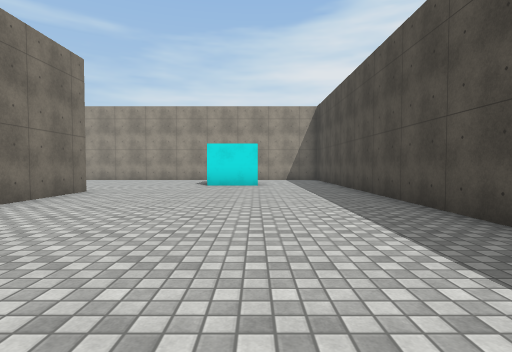
view 1 (above)

20 first-person views from a walk through a 3-D level made in the Unity game engine. The camera is 1.2 m above the floor, tilts 2° down and sees 80° across. The floor is counted in squares, 2 m on a side. Each view is taken from the middle of a square. On the plan, view 1 faces up. The plan holds only what a view shows up to about 9 squares ahead; the rest is blank. The place goes on beyond the plan. The player is left out. Some animated figures are not drawn. Surface patterns are stand-ins for the level's own textures.

view 2
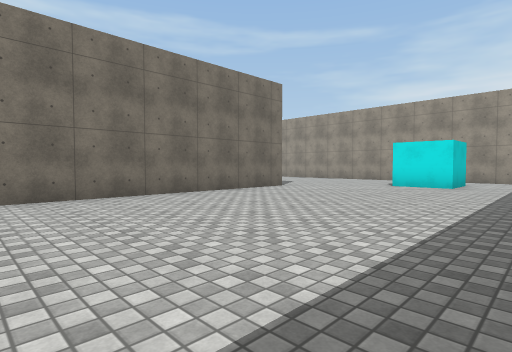

view 3
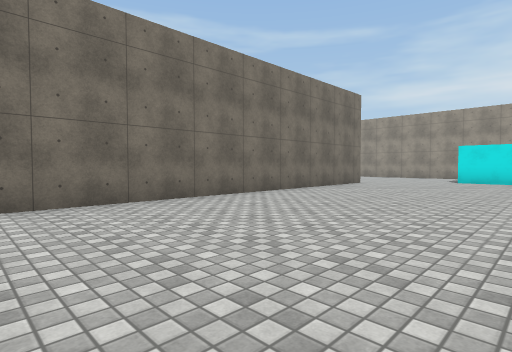

view 4
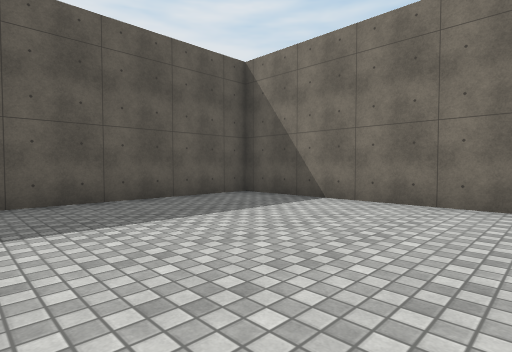

view 5
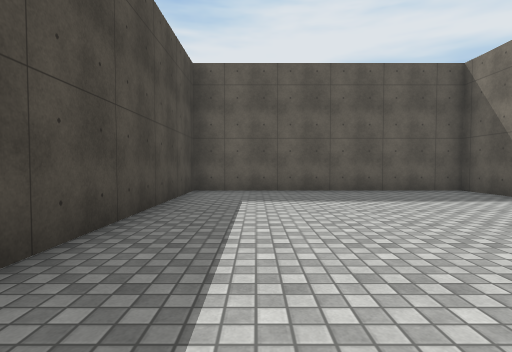

view 6
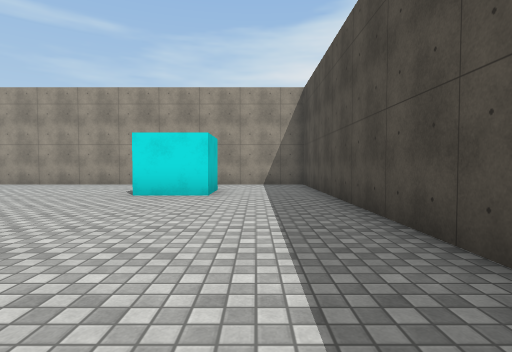

view 7
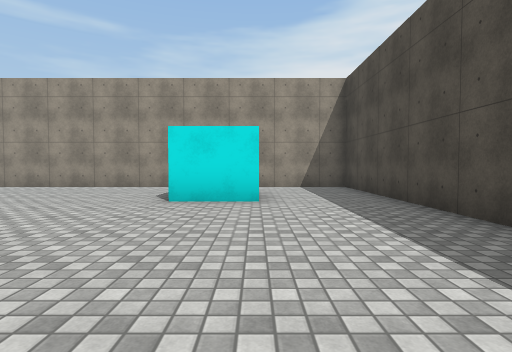

view 8
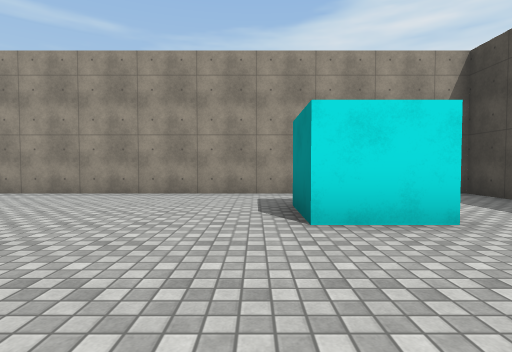

view 9
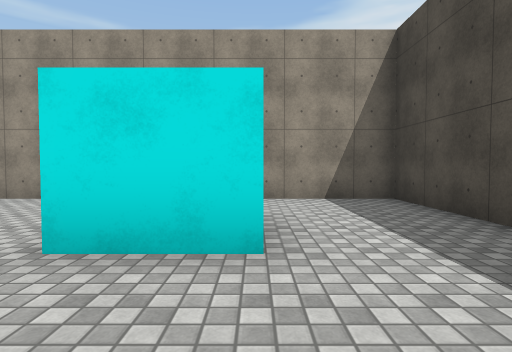

view 10
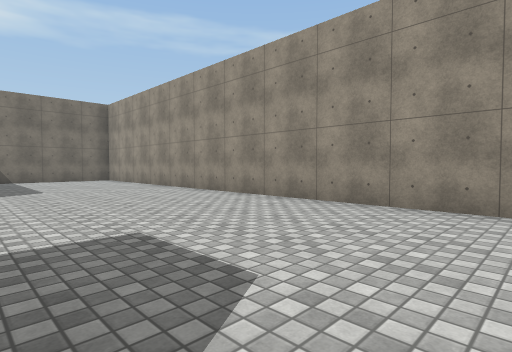

view 11
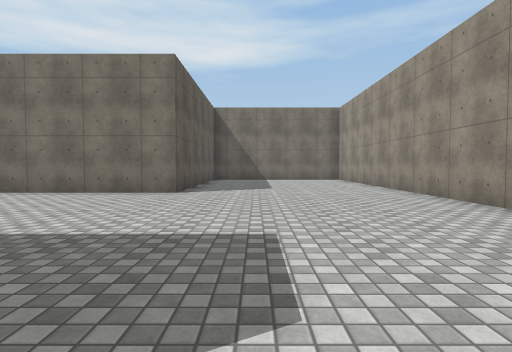

view 12
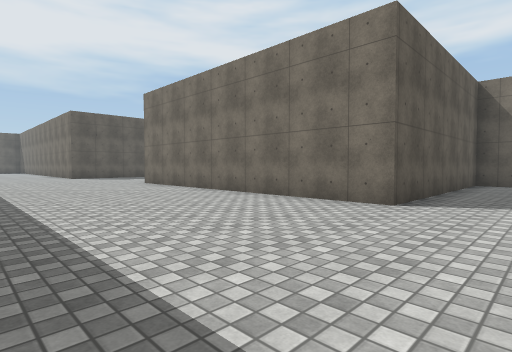

view 13
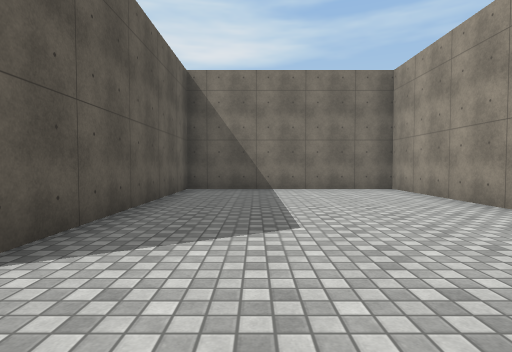

view 14
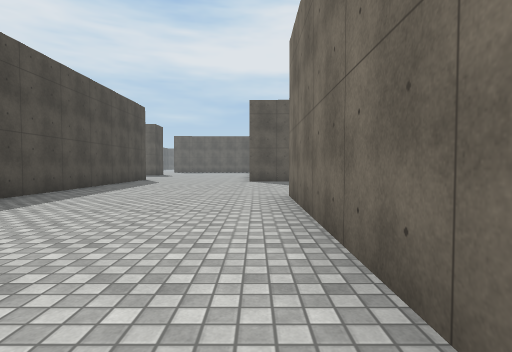

view 15
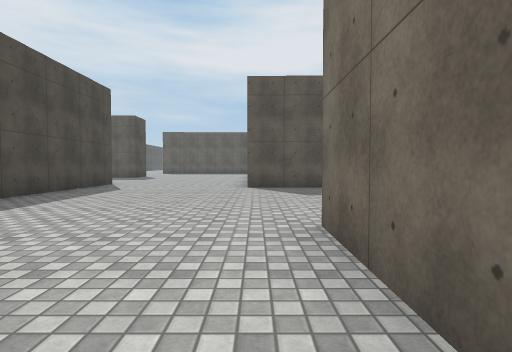

view 16
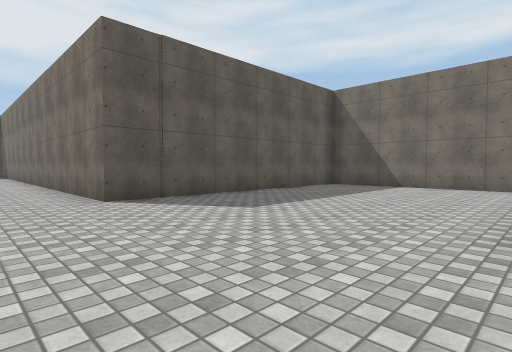

view 17
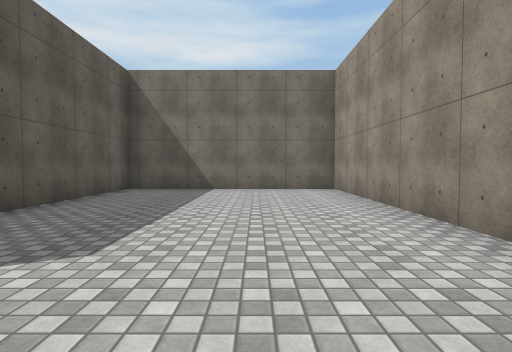

view 18
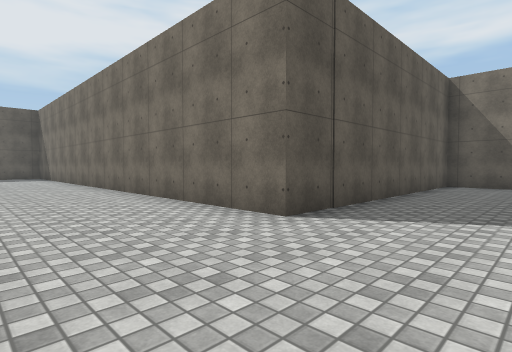

view 19
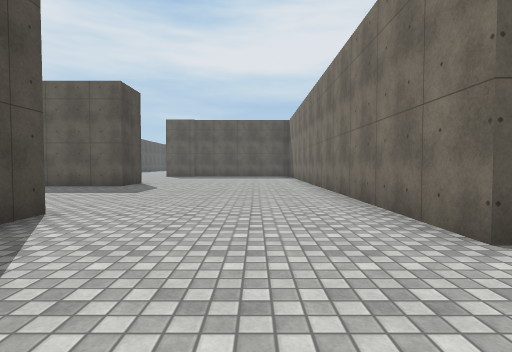

view 20
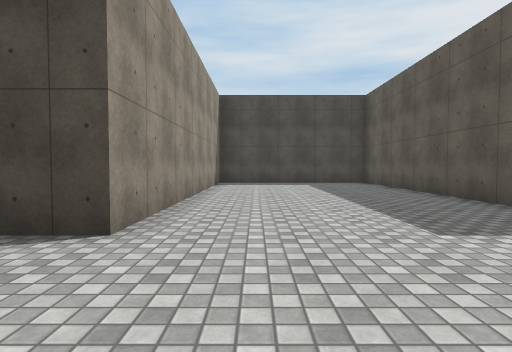

### Floor plan
Points are (right, up) in squares from view 1. A wall is a line through its corners. A room is listed if a view was taken in it or the views show most of it. See-through windows are left out.
Room 1 (views 1, 2, 3, 4, 5, 6, 7, 8, 9)
walls: (2.5, 2.9) (2.5, 8.6); (-3.9, 7) (-3.9, -6.3) (2.5, -6.3) (2.5, -0.8); (0.1, 9.1) (-1.4, 9.1)
ways out: opening at (-2.7, 8) to room 2; opening at (1.5, 9.5) to room 3
Room 2 (views 10, 11, 12, 13, 14, 15, 16, 17, 18, 19, 20)
walls: (-11.4, -1) (-16.8, -1) (-16.8, -6.3) (-9.8, -6.3) (-9.8, -13.5); (-1.4, 9.1) (-1.4, 10.6); (1, -7.8) (-5.4, -7.8) (-5.4, -0.4); (-4.2, -12.8) (1.1, -12.8); (-1.5, 12.5) (-16.8, 12.5) (-16.8, 7.3) (-10.7, 7.3) (-10.7, -1)
ways out: opening at (-2.7, 8) to room 1; opening at (-0.5, 11.5) to room 3
Room 3 (no view inside)
walls: (0.1, 10.5) (0.1, 9.1); (2.5, 8.6) (2.5, 12.5) (-1.5, 12.5)
ways out: opening at (1.5, 9.5) to room 1; opening at (-0.5, 11.5) to room 2

Where each view was taken, in squares from view 1:
view 1: 0 up, 0 right, facing up
view 2: 0 up, 2 right, facing up-left
view 3: 3 down, 1 right, facing up-left
view 4: 1 down, 1 right, facing down-left
view 5: 1 up, 1 right, facing down
view 6: 3 up, 1 right, facing up
view 7: 4 up, 0 right, facing up
view 8: 6 up, 2 left, facing up
view 9: 7 up, 0 right, facing up
view 10: 8 up, 4 left, facing up-left
view 11: 9 up, 4 left, facing left
view 12: 9 up, 6 left, facing down-left
view 13: 9 up, 9 left, facing left
view 14: 5 up, 10 left, facing down
view 15: 2 up, 10 left, facing down
view 16: 1 down, 8 left, facing down-left
view 17: 3 down, 9 left, facing left
view 18: 4 down, 7 left, facing down-left
view 19: 4 down, 8 left, facing down
view 20: 9 down, 8 left, facing right
